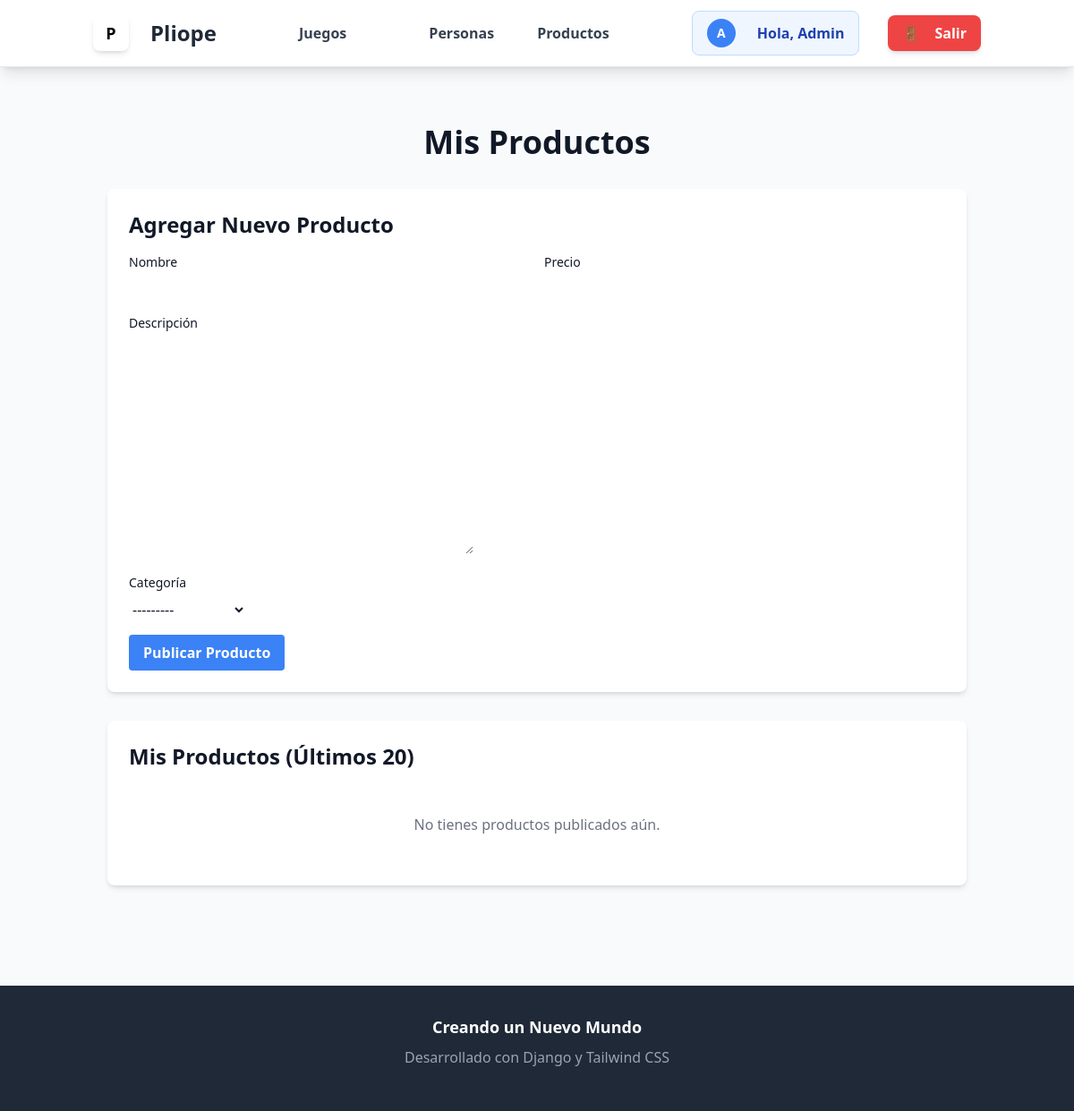
The app's page /productos/ (signed in), older data.
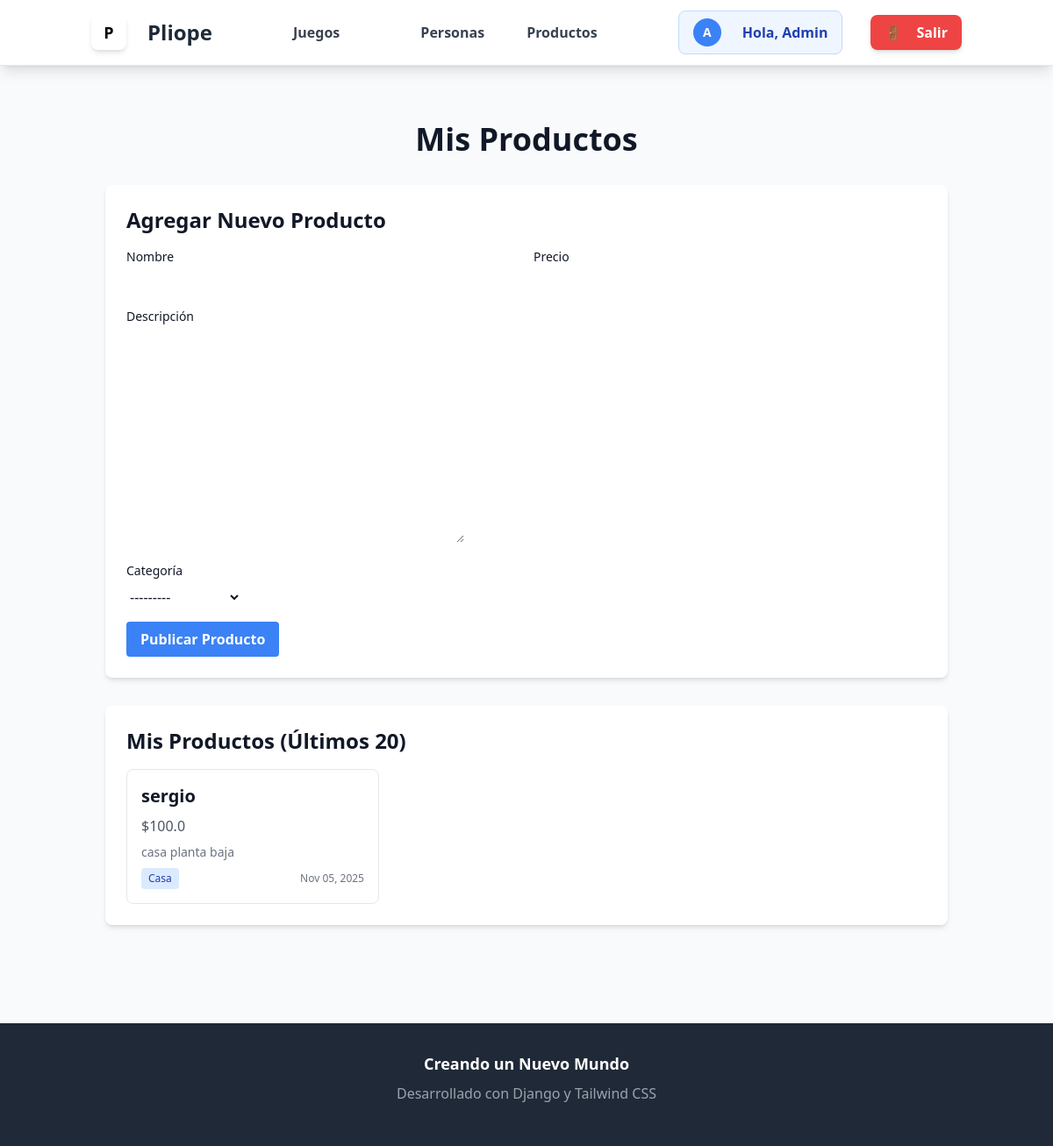
The same page, newer data.
### Productos/models.py (models this page shows, shortened)
class Productos(models.Model):
    name = models.CharField(max_length=100)
    price = models.FloatField()
    description = models.TextField()
    category = models.CharField(max_length=3, choices=CASAS)
    user = models.ForeignKey(User, on_delete=models.CASCADE)
    date_published = models.DateTimeField(auto_now_add=True)

### Productos/views.py (the view)
# urls.py: path('', views.product_list_view, name='lista'),
@login_required(login_url="/users/login/")
def product_list_view(request):
    if request.method == 'POST':
        form = UploadProductos(request.POST)
        if form.is_valid():
            new_product = form.save(commit=False)
            new_product.user = request.user
            new_product.save()
            return redirect('productos:lista')
    else:
        form = UploadProductos()
    products = Productos.objects.filter(user=request.user)[:20]
    return render(request, 'list_product.html', {
        'form': form,
        'productos': products
    })

### Productos/forms.py
class UploadProductos(forms.ModelForm):
    class Meta:
        model = models.Productos
        fields = ['name','price','description','category']

### Productos/templates/list_product.html (shortened to what this page needs)
{% extends "base.html" %}
{% load static %}
{% load static tailwind_tags %}
{% block content %}
<div class="container mx-auto px-4 py-8">
    <h1 class="text-4xl font-bold text-center mb-8">Mis Productos</h1>
    <div class="bg-white dark:bg-blue-950 p-6 rounded-lg shadow-md mb-8">
        <h2 class="text-2xl font-semibold mb-4">Agregar Nuevo Producto</h2>
        <form class="space-y-4"
              action="{% url 'productos:lista' %}"
              method="post">
            <div class="grid grid-cols-1 md:grid-cols-2 gap-4">
                <div>
                    <label class="block text-sm font-medium mb-2">Nombre</label>
                    {{ form.name }}
                </div>
                <div>
                    <label class="block text-sm font-medium mb-2">Precio</label>
                    {{ form.price }}
                </div>
            </div>
            <div>
                <label class="block text-sm font-medium mb-2">Descripción</label>
                {{ form.description }}
            </div>
            <div>
                <label class="block text-sm font-medium mb-2">Categoría</label>
                {{ form.category }}
            </div>
            <button type="submit"
                    class="bg-blue-500 hover:bg-blue-600 text-white font-bold py-2 px-4 rounded transition-colors duration-300">
                Publicar Producto
            </button>
        </form>
    </div>
    <div class="bg-white dark:bg-black-800 p-6 rounded-lg shadow-md">
        <h2 class="text-2xl font-semibold mb-4">Mis Productos (Últimos 20)</h2>
        {% if productos %}
            <div class="grid grid-cols-1 md:grid-cols-2 lg:grid-cols-3 gap-6">
                {% for producto in productos %}
                    <div class="border border-gray-200 dark:border-gray-700 rounded-lg p-4">
                        <h3 class="text-xl font-semibold mb-2">{{ producto.name }}</h3>
                        <p class="text-gray-600 dark:text-gray-400 mb-2">${{ producto.price }}</p>
                        <p class="text-sm text-gray-500 dark:text-gray-400 mb-2">{{ producto.description|truncatewords:20 }}</p>
                        <div class="flex justify-between items-center">
                            <span class="bg-blue-100 dark:bg-blue-800 text-blue-800 dark:text-blue-100 text-xs px-2 py-1 rounded">
                                {{ producto.get_category_display }}
                            </span>
                            <span class="text-xs text-gray-500">
                                {{ producto.date_published|date:"M d, Y" }}
                            </span>
                        </div>
                    </div>
                {% endfor %}
            </div>
        {% else %}
            <p class="text-center text-gray-500 dark:text-gray-400 py-8 dark:bg-amber-900 rounded-lg">
                No tienes productos publicados aún.
            </p>
        {% endif %}
    </div>
</div>
{% endblock %}

Row changes from the older to the newer data that the page shows:
added Productos: name "sergio", price "100.0", description "casa planta baja", category "Casa", date_published "Nov 05, 2025"
Text that changed along with them:
text no longer shown: "No tienes productos publicados aún."
